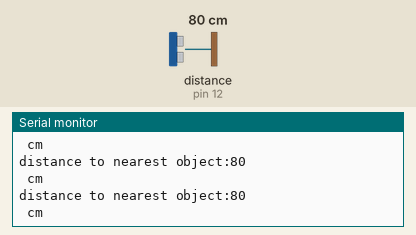
Simulated run of this sketch. Board: Arduino Uno, built with avr-gcc and run on an emulated ATmega328P. On the bench: the last lines printed to the serial monitor. Wiring (inferred from the names in the program): ultrasonic range finder: trigger pin 13; echo pin 12. Inputs (shaded band) come from the test bench; at power-on: distance to the obstacle (sensor on pin 12) 80 cm. The echo pulse lasts 58.3 µs per cm.

Above: at 1.2 s.
1.3 s: distance to the obstacle (sensor on pin 12) set to 60 cm
At 1.47 s:
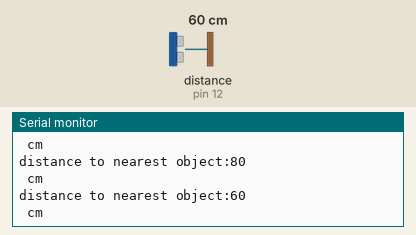
4.3 s: distance to the obstacle (sensor on pin 12) set to 35 cm
At 4.5 s:
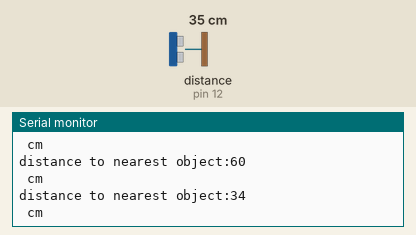
7.3 s: distance to the obstacle (sensor on pin 12) set to 250 cm
At 7.5 s:
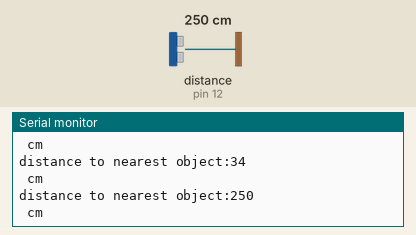
10.3 s: distance to the obstacle (sensor on pin 12) set to 35 cm
13.3 s: distance to the obstacle (sensor on pin 12) set to 120 cm
At 13.48 s:
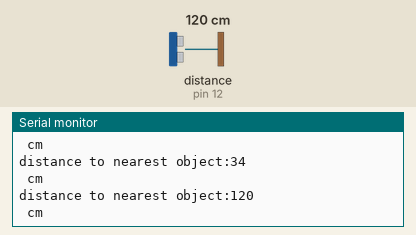
Timing chart, 0 to 16.3 s (numbered marks = the images above; inputs shaded):
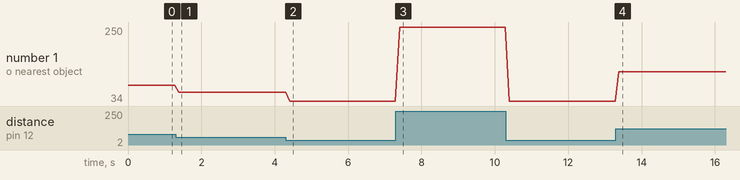

Measured:
- after the input at 1.3 s, the serial monitor: prints a new line after 0.08 s (image 1)
- after the input at 4.3 s, the serial monitor: prints a new line after 0.10 s (image 2)
- after the input at 7.3 s, the serial monitor: prints a new line after 0.10 s (image 3)
- after the input at 13.3 s, the serial monitor: prints a new line after 0.08 s (image 4)
- plotted number 1: 80 → 60 after the input at 1.3 s, 60 → 34 after the input at 4.3 s, 34 → 250 after the input at 7.3 s, 250 → 34 after the input at 10.3 s, 34 → 120 after the input at 13.3 s

The sketch:

Distancia.ino
```cpp
/*
HY-SRF05 / 04
Connections:
Vcc -> 5 V
Trig -> pin 13 (digital pin)
Echo -> pin 12 (digital pin)
Out ->
GND -> GND
*/
const unsigned int TRIG_PIN=13;
const unsigned int ECHO_PIN=12;
const unsigned int BAUD_RATE=9600;

void setup() {
  pinMode(TRIG_PIN, OUTPUT);
  pinMode(ECHO_PIN, INPUT);
  Serial.begin(BAUD_RATE);
}

void loop() {
  digitalWrite(TRIG_PIN, LOW);
  delayMicroseconds(2);
  digitalWrite(TRIG_PIN, HIGH);
  delayMicroseconds(10);
  digitalWrite(TRIG_PIN, LOW);


 const unsigned long duration= pulseIn(ECHO_PIN, HIGH);
 int distance= duration/29/2;
 if(duration==0){
   Serial.println("Warning: no pulse from sensor");
   }
  else{
      Serial.print("distance to nearest object:");
      Serial.println(distance);
      Serial.println(" cm");
  }
 delay(100);
 }
```
